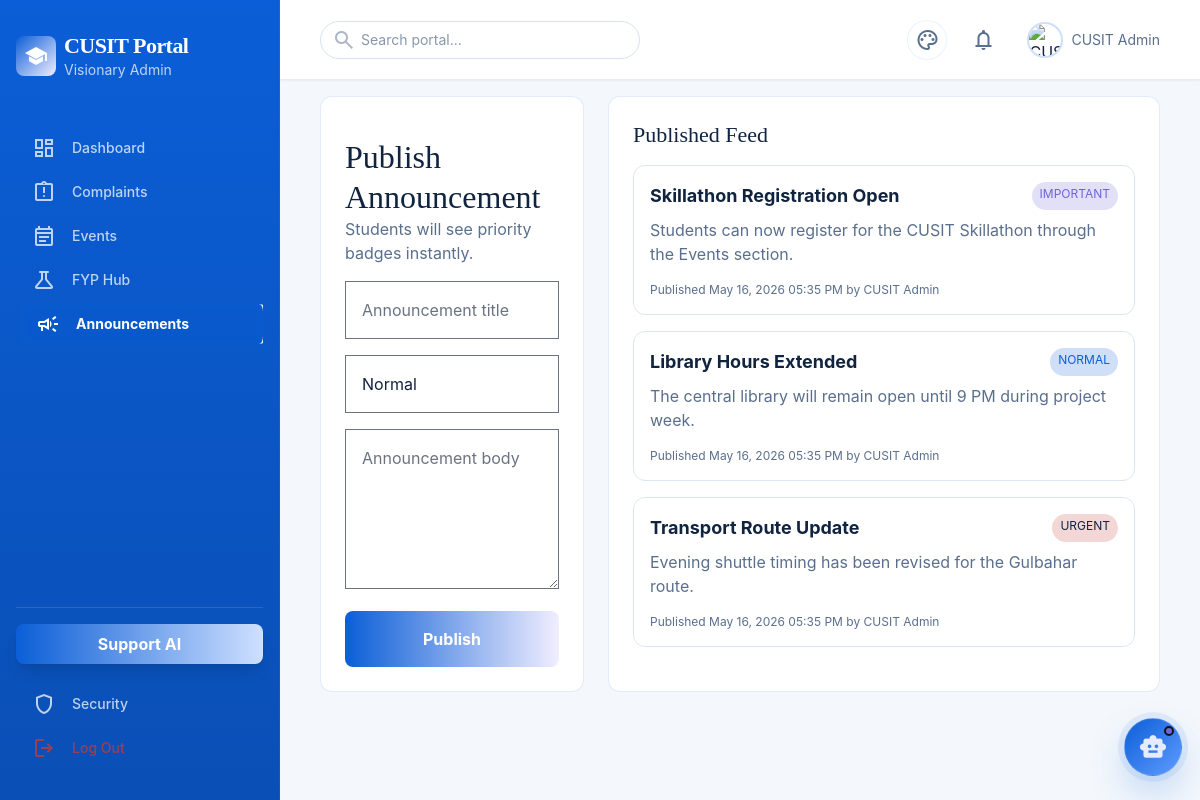
The page /admin/announcements.php (signed in) on the database its author committed.
### tables this page shows
CREATE TABLE announcements (
  id INT AUTO_INCREMENT PRIMARY KEY,
  title VARCHAR(200) NOT NULL,
  message TEXT NOT NULL,
  priority ENUM('normal', 'important', 'urgent') NOT NULL DEFAULT 'normal',
  created_by INT NOT NULL,
  created_at TIMESTAMP DEFAULT CURRENT_TIMESTAMP,
  CONSTRAINT fk_announcements_user FOREIGN KEY (created_by) REFERENCES users(id) ON DELETE CASCADE
);

CREATE TABLE users (
  id INT AUTO_INCREMENT PRIMARY KEY,
  name VARCHAR(100) NOT NULL,
  email VARCHAR(150) NOT NULL UNIQUE,
  password VARCHAR(255) NOT NULL,
  role ENUM('admin', 'student', 'faculty') NOT NULL,
  student_id VARCHAR(50) NULL,
  department VARCHAR(100) NULL,
  semester VARCHAR(50) NULL,
  created_at TIMESTAMP DEFAULT CURRENT_TIMESTAMP
);

### includes/functions.php (called while the page is built, shortened)
<?php
function h(mixed $value): string
{
    return htmlspecialchars((string) $value, ENT_QUOTES, 'UTF-8');
}

### admin/announcements.php (the view, shortened to what this page needs)
<?php
require_once __DIR__ . '/../includes/header.php';
$pdo = db();
$announcements = $pdo->query('SELECT a.*, u.name AS author FROM announcements a LEFT JOIN users u ON u.id = a.created_by ORDER BY a.created_at DESC')->fetchAll();
?>
<section class="grid lg:grid-cols-3 gap-lg">
  <form class="glass-card rounded-xl p-lg space-y-md" method="post">
    <div><h1 class="font-headline-lg text-headline-lg">Publish Announcement</h1><p class="text-on-surface-variant">Students will see priority badges instantly.</p></div>
    <input class="form-input p-md" name="title" placeholder="Announcement title" required>
    <select class="form-input p-md" name="priority"><?php foreach (['normal','important','urgent'] as $p): ?><option value="<?= h($p) ?>"><?= h(ucfirst($p)) ?></option><?php endforeach; ?></select>
    <textarea class="form-input p-md min-h-40" name="body" placeholder="Announcement body" required></textarea>
    <button class="w-full py-md rounded-lg bg-gradient-to-r from-secondary-container to-tertiary-container text-white font-bold">Publish</button>
  </form>
  <div class="lg:col-span-2 glass-card rounded-xl p-lg">
    <h2 class="font-headline-md text-headline-md mb-md">Published Feed</h2>
    <div class="space-y-md">
      <?php foreach ($announcements as $a): ?>
        <article class="rounded-xl bg-surface-container-low border border-white/5 p-md">
          <div class="flex justify-between gap-md flex-wrap"><h3 class="font-bold text-lg"><?= h($a['title']) ?></h3><span class="rounded-full px-sm py-xs text-xs <?= $a['priority'] === 'urgent' ? 'bg-error/20 text-error' : ($a['priority'] === 'important' ? 'bg-tertiary/20 text-tertiary' : 'bg-secondary-container/20 text-secondary') ?>"><?= h(strtoupper($a['priority'])) ?></span></div>
          <p class="text-on-surface-variant mt-sm"><?= h($a['message']) ?></p>
          <p class="text-xs text-on-surface-variant mt-md">Published <?= h(date('M d, Y h:i A', strtotime($a['created_at']))) ?> by <?= h($a['author'] ?? 'Admin') ?></p>
        </article>
      <?php endforeach; ?>
    </div>
  </div>
</section>
<?php require_once __DIR__ . '/../includes/footer.php'; ?>

### includes/header.php (style rules this page uses)
body { --portal-bg:#f4f8fc;--portal-text:#10233f;--portal-muted:#5a6f8d;--portal-muted-soft:rgba(90,111,141,.72);--portal-panel:rgba(255,255,255,.94);--portal-panel-strong:rgba(255,255,255,.98);--portal-border:rgba(11,94,215,.12);--portal-border-soft:rgba(11,94,215,.08);--portal-sidebar-bg:linear-gradient(180deg,#0b5ed7 0%,#0a4fb5 100%);--portal-sidebar-text:#ffffff;--portal-sidebar-muted:rgba(255,255,255,.74);--portal-header-bg:rgba(255,255,255,.92);--portal-input-bg:#ffffff;--portal-input-border:#d6e0ee;--portal-accent:#0b5ed7;--portal-accent-soft:#5f9cff;--portal-accent-strong:#0f2a4d;--portal-tertiary-text:#6f64d8;--portal-accent-ring:rgba(11,94,215,.22);--portal-accent-glow:rgba(11,94,215,.08);--portal-gradient-start:#0b5ed7;--portal-gradient-end:#6f64d8;--portal-chip-bg:rgba(11,94,215,.08);--portal-chip-border:rgba(11,94,215,.14);--portal-chat-user-start:rgba(11,94,215,.95);--portal-chat-user-end:rgba(85,113,191,.95);background:var(--portal-bg);color:var(--portal-text) }
.glass-panel,.glass-card { background:var(--portal-panel);backdrop-filter:blur(16px);border:1px solid var(--portal-border) }
.form-input { background:var(--portal-input-bg);border:1px solid var(--portal-input-border);border-radius:.75rem;color:var(--portal-text);width:100% }
.portal-header .text-on-surface-variant,.portal-main .text-on-surface-variant { color:var(--portal-muted)!important }
.portal-header .text-secondary,.portal-main .text-secondary { color:var(--portal-accent)!important }
.portal-header .text-tertiary,.portal-main .text-tertiary { color:var(--portal-tertiary-text)!important }
.portal-main .border-white\/5,.portal-main .border-white\/10 { border-color:#dbe6f3!important }
.portal-main .bg-surface-container,.portal-main .bg-surface-container-low,.portal-main .bg-surface-container-high,.portal-main .bg-surface-container-highest { background:var(--portal-input-bg)!important }
.portal-main .text-error,.portal-header .text-error { color:var(--error)!important }

### rows shown on the page
announcements: title "Skillathon Registration Open", priority "IMPORTANT", message "Students can now register for the CUSIT Skillathon through the Events section.", created_at "May 16, 2026 05:35 PM", created_by.name "CUSIT Admin"
announcements: title "Library Hours Extended", priority "NORMAL", message "The central library will remain open until 9 PM during project week.", created_at "May 16, 2026 05:35 PM", created_by.name "CUSIT Admin"
announcements: title "Transport Route Update", priority "URGENT", message "Evening shuttle timing has been revised for the Gulbahar route.", created_at "May 16, 2026 05:35 PM", created_by.name "CUSIT Admin"

### other values the page prints
$label "Dashboard"
$label "Complaints"
$label "Events"
$label "FYP Hub"
$label "Announcements"
user_name() "CUSIT Admin"
form field priority "Normal"
